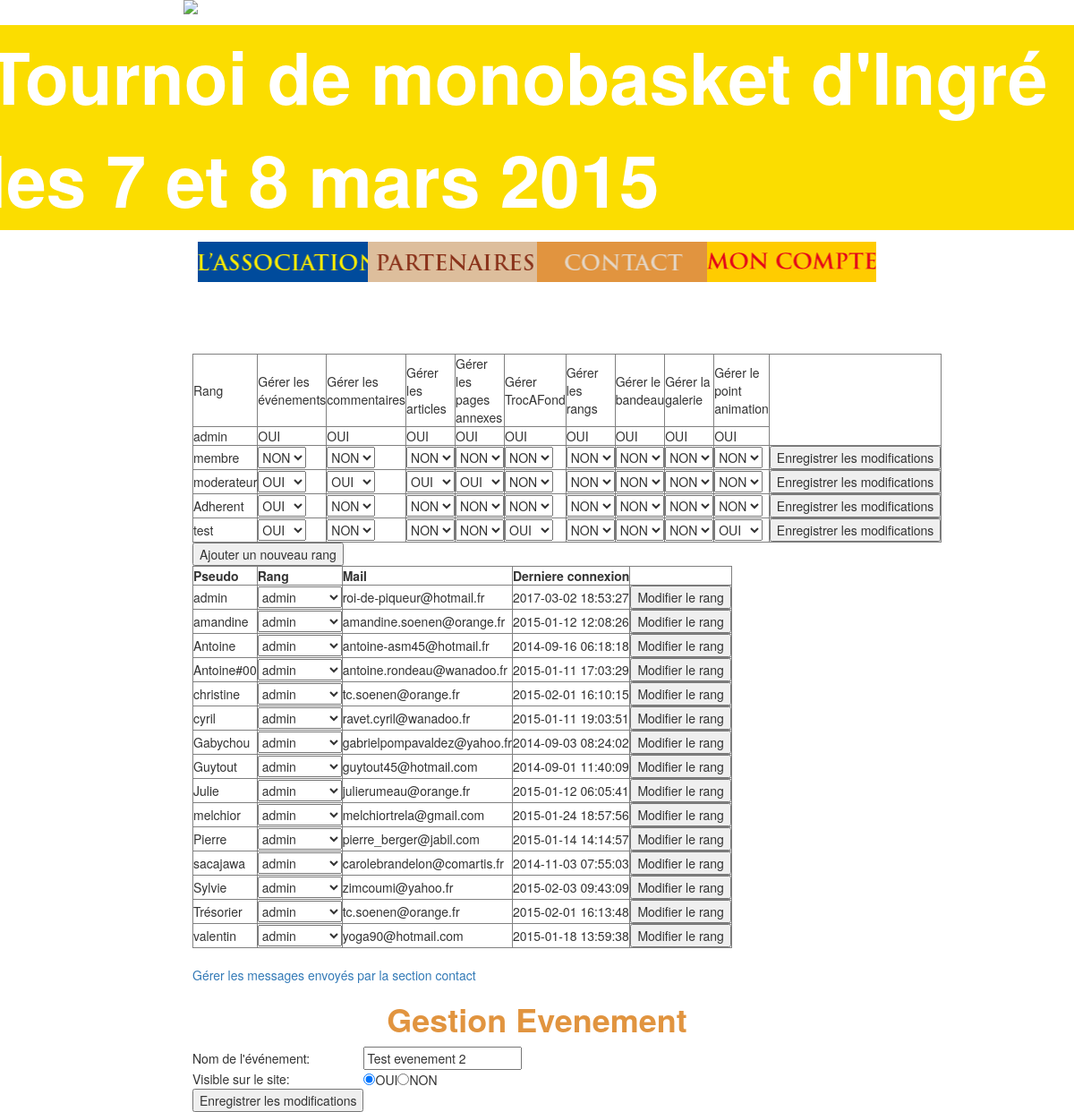
The app's page /page/gestiondroit.php (signed in) with its own data.
### tables this page shows
CREATE TABLE `rang` (
  `nomRang` varchar(20) NOT NULL,
  `gererEvenement` tinyint(1) NOT NULL,
  `gererCommentaire` tinyint(1) NOT NULL,
  `gererArticle` tinyint(1) NOT NULL,
  `gererPageDiverse` tinyint(1) NOT NULL,
  `gererTrocAFond` tinyint(1) NOT NULL,
  `gererRang` tinyint(1) NOT NULL,
  `gererBandeau` tinyint(1) NOT NULL,
  `gererGalerie` tinyint(1) NOT NULL,
  `gererPointAnimation` tinyint(1) NOT NULL
);

CREATE TABLE `utilisateur` (
  `pseudo` varchar(30) NOT NULL,
  `mdp` text NOT NULL,
  `homme` tinyint(1) NOT NULL,
  `rang` varchar(20) NOT NULL,
  `mail` varchar(250) NOT NULL,
  `generate_cle` text NOT NULL,
  `derniereconnexion` datetime NOT NULL
);

CREATE TABLE `evenement` (
  `NomEvenement` varchar(200) NOT NULL,
  `visible` tinyint(1) NOT NULL
);

### manager/MainManager.php (called while the page is built, shortened)
<?php
	class MainManager{
		public function setDb(PDO $db){
			$this->_db = $db;
		}
	}
?>

### manager/RangManager.php (called while the page is built, shortened)
<?php
	require_once('MainManager.php');
	include('/../model/Rang.php');
	class RangManager extends MainManager{
		public function recupererAllRang(){
			$rangs = [];
			$q = $this->_db->prepare("SELECT * FROM `rang` ");
			$q->execute();
			while ($donnees = $q->fetch(PDO::FETCH_ASSOC)){
				$newRang = new Rang();
				$newRang->hydrate($donnees);
				$rangs[] = $newRang;
			}
			return $rangs;
		}
	}
?>

### model/Rang.php (called while the page is built, shortened)
<?php
	class Rang{
		private $_nomRang;
		private $_gererEvenement;
		private $_gererCommentaire;
		private $_gererArticle;
		private $_gererPageDiverse;
		private $_gererTrocAFond;
		private $_gererRang;
		private $_gererBandeau;
		private $_gererGalerie;
		private $_gererPointAnimation;
		public function hydrate(array $donnees){
			foreach ($donnees as $key => $value){
				$method = 'set'.ucfirst($key);
			}
		}
		public function getNomRang(){
			return $this->_nomRang;
		}
		public function gereEvenement(){
			return $this->_gererEvenement;
		}
		public function gereCommentaire(){
			return $this->_gererCommentaire;
		}
		public function gereArticle(){
			return $this->_gererArticle;
		}
		public function gerePageDiverse(){
			return $this->_gererPageDiverse;
		}
		public function gereTrocAFond(){
			return $this->_gererTrocAFond;
		}
		public function gereRang(){
			return $this->_gererRang;
		}
		public function gereBandeau(){
			return $this->_gererBandeau;
		}
		public function gereGalerie(){
			return $this->_gererGalerie;
		}
		public function gerePointAnimation(){
			return $this->_gererPointAnimation;
		}
		public function setNomRang($nomRang){
			if (is_string($nomRang)){
				$this->_nomRang = $nomRang;
			}
		}
		public function setGererEvenement($gererEvenement){
			$this->_gererEvenement = $gererEvenement;
		}
		public function setGererCommentaire($gererCommentaire){
			$this->_gererCommentaire = $gererCommentaire;
		}
		public function setGererArticle($gererArticle){
			$this->_gererArticle = $gererArticle;
		}
		public function setGererPageDiverse($gererPageDiverse){
			$this->_gererPageDiverse = $gererPageDiverse;
		}
		public function setGererTrocAFond($gererTrocAFond){
			$this->_gererTrocAFond = $gererTrocAFond;
		}
		public function setGererRang($gererRang){
			$this->_gererRang = $gererRang;
		}
		public function setGererBandeau($gererBandeau){
			$this->_gererBandeau = $gererBandeau;
		}
		public function setGererGalerie($gererGalerie){
			$this->_gererGalerie = $gererGalerie;
		}
		public function setGererPointAnimation($gererPointAnimation){
			$this->_gererPointAnimation = $gererPointAnimation;
		}
	}
?>

### manager/UtilisateurManager.php (called while the page is built, shortened)
<?php
	require_once('MainManager.php');
	include('/../model/Utilisateur.php');
	class UtilisateurManager extends MainManager{
		public function getAllUtilisateur(){
			$utilisateurs = [];
			$q = $this->_db->prepare("SELECT * FROM `utilisateur` ORDER BY pseudo ASC");
			$q->execute();
			while ($donnees = $q->fetch(PDO::FETCH_ASSOC)){
				$newUtilisateur = new Utilisateur();
				$newUtilisateur->hydrate($donnees);
				$utilisateurs[] = $newUtilisateur;
			}
			return $utilisateurs;
		}
	}
?>

### model/Utilisateur.php (called while the page is built, shortened)
<?php
	class Utilisateur{
		private $_pseudo;
		private $_rang;
		private $_mail;
		private $_derniereConnexion;
		public function hydrate(array $donnees){
			foreach ($donnees as $key => $value){
				$method = 'set'.ucfirst($key);
			}
		}
		public function getPseudo(){
			return $this->_pseudo;
		}
		public function getRang(){
			return $this->_rang;
		}
		public function getMail(){
			return $this->_mail;
		}
		public function getDerniereConnexion(){
			return $this->_derniereConnexion;
		}
		public function setPseudo($pseudo){
			if (is_string($pseudo)){
				$this->_pseudo = $pseudo;
			}
		}
		public function setRang($rang){
			if (is_string($rang)){
				$this->_rang = $rang;
			}
		}
		public function setMail($mail){
			if (is_string($mail)){
				$this->_mail = $mail;
			}
		}
		public function setDerniereConnexion($derniereConnexion){
			$this->_derniereConnexion = $derniereConnexion;
		}
	}
?>

### manager/EvenementManager.php (called while the page is built, shortened)
<?php
require_once('MainManager.php');
include('/../model/Evenement.php');
class EvenementManager extends MainManager
{
    public function getEvenement(){
        $q = $this->_db->query("SELECT * FROM `evenement`");
        $donnees = $q->fetch(PDO::FETCH_ASSOC);
        $evenement = new Evenement();
        $evenement->hydrate($donnees);
        return $evenement;
    }
}

### model/Evenement.php (called while the page is built, shortened)
<?php
class Evenement
{
    private $_nomEvenement;
    private $_visible;
    public function hydrate(array $donnees){
        foreach ($donnees as $key => $value){
            $method = 'set'.ucfirst($key);
        }
    }
    public function getNomEvenement(){
        return $this->_nomEvenement;
    }
    public function isVisible(){
        return $this->_visible;
    }
    public function setNomEvenement($nomEvenement){
        if (is_string($nomEvenement)){{}
            $this->_nomEvenement = $nomEvenement;
        }
    }
    public function setVisible($visible){
        $this->_visible = $visible;
    }
}

### page/gestiondroit.php (the view, shortened to what this page needs)
<!DOCTYPE html>
<html>
<head>
	<link rel="stylesheet" type="text/css" href="../css/bootstrap.css">
	<link rel="stylesheet" type="text/css" href="../css/style_menu.css">
	<link rel="stylesheet" type="text/css" href="../css/style_connexion.css">
</head>
<body>
<?php
	include("squelettePage/menu.php");
?>
<div id="mainDiv" class= "col-md-8 col-md-offset-2">
	<?php
	include ("../manager/RangManager.php");
	include ("../manager/UtilisateurManager.php");
	include ("../manager/EvenementManager.php");
	$rangManager = new RangManager();
	$utilisateurManager = new UtilisateurManager();
	$evenementManager= new EvenementManager();
	if(isset($_SESSION['gererRang'])&&$_SESSION['gererRang']==true){
		$rangs = $rangManager -> recupererAllRang();
		echo '<br/><table border="1"><tr><td>Rang</td><td>Gérer les événements</td><td>Gérer les commentaires</td>
		<td>Gérer les articles</td><td>Gérer les pages annexes</td><td>Gérer TrocAFond</td>
		<td>Gérer les rangs</td><td>Gérer le bandeau</td><td>Gérer la galerie</td>
		<td>Gérer le point animation</td></tr>';
		foreach($rangs as $data){
			if($data-> getNomRang() =='admin'){
				echo '<tr><td>'.$data-> getNomRang().'</td>';
				if ($data-> gereEvenement()){echo '<td>OUI</td>';}else{echo'<td>NON</td>';}
				if ($data-> gereCommentaire()){echo '<td>OUI</td>';}else{echo'<td>NON</td>';}
				if ($data-> gereArticle()){echo '<td>OUI</td>';}else{echo'<td>NON</td>';}
				if ($data-> gerePageDiverse()){echo '<td>OUI</td>';}else{echo'<td>NON</td>';}
				if ($data-> gereTrocAFond()){echo '<td>OUI</td>';}else{echo'<td>NON</td>';}
				if ($data-> gereRang()){echo '<td>OUI</td>';}else{echo'<td>NON</td>';}
				if ($data-> gereBandeau()){echo '<td>OUI</td>';}else{echo'<td>NON</td>';}
				if ($data-> gereGalerie()){echo '<td>OUI</td>';}else{echo'<td>NON</td>';}
				if ($data-> gerePointAnimation()){echo '<td>OUI</td>';}else{echo'<td>NON</td>';}
			}
			else{
				echo '<form ACTION="gestiondroit.php" method="POST"><input type="hidden" name="nomRang" value="'.$data-> getNomRang().'"/><tr><td>'.$data-> getNomRang().'</td>';
				echo '<td><select name="gererEvenement"><option value=1';if($data-> gereEvenement()){echo "selected=\"selected\"";}echo '>OUI</option><option value="false" ';if(!$data-> gereEvenement()){echo "selected=\"selected\"";}echo'>NON</option></select></td>';
				echo '<td><select name="gererCommentaire"><option value=1';if($data-> gereCommentaire()){echo "selected=\"selected\"";}echo '>OUI</option><option value="false" ';if(!$data-> gereCommentaire()){echo "selected=\"selected\"";}echo'>NON</option></select></td>';
				echo '<td><select name="gererArticle"><option value=1';if($data-> gereArticle()){echo "selected=\"selected\"";}echo '>OUI</option><option value="false" ';if(!$data-> gereArticle()){echo "selected=\"selected\"";}echo'>NON</option></select></td>';
				echo '<td><select name="gererPageDiverse"><option value=1';if($data-> gerePageDiverse()){echo "selected=\"selected\"";}echo '>OUI</option><option value="false" ';if(!$data-> gerePageDiverse()){echo "selected=\"selected\"";}echo'>NON</option></select></td>';
				echo '<td><select name="gererTrocAFond"><option value=1';if($data-> gereTrocAFond()){echo "selected=\"selected\"";}echo '>OUI</option><option value="false" ';if(!$data-> gereTrocAFond()){echo "selected=\"selected\"";}echo'>NON</option></select></td>';
				echo '<td><select name="gererRang"><option value=1';if($data-> gereRang()){echo "selected=\"selected\"";}echo '>OUI</option><option value="false" ';if(!$data-> gereRang()){echo "selected=\"selected\"";}echo'>NON</option></select></td>';
				echo '<td><select name="gererBandeau"><option value=1';if($data-> gereBandeau()){echo "selected=\"selected\"";}echo '>OUI</option><option value="false" ';if(!$data-> gereBandeau()){echo "selected=\"selected\"";}echo'>NON</option></select></td>';
				echo '<td><select name="gererGalerie"><option value=1';if($data-> gereGalerie()){echo "selected=\"selected\"";}echo '>OUI</option><option value="false" ';if(!$data-> gereGalerie()){echo "selected=\"selected\"";}echo'>NON</option></select></td>';
				echo '<td><select name="gererPointAnimation"><option value=1';if($data->gerePointAnimation()){echo "selected=\"selected\"";}echo '>OUI</option><option value="false" ';if(!$data->gerePointAnimation()){echo "selected=\"selected\"";}echo'>NON</option></select></td>';
				echo '<td><input type="submit" value="Enregistrer les modifications"/></td></tr></form>';
			}
		}
		echo '</table>';
		if (isset($_SESSION['gererRang'])&&$_SESSION['gererRang']==true){
			echo '<form action="gestiondroit.php" method="POST"><input type="hidden" name="ajouterRang"value="true"/><input type="submit" value="Ajouter un nouveau rang"/></form>';
		}
		$utilisateurs = $utilisateurManager -> getAllUtilisateur();
		echo '<table class="gestionrang" border="1">';
		echo '<tr><td><b>Pseudo</b></td><td><b>Rang</b></td><td><b>Mail</b></td><td><b>Derniere connexion</b></td></tr>';
		foreach ($utilisateurs as $data){
			echo '<tr><form action="gestiondroit.php" method="POST"><input type="hidden" name="modifierRang" value="'.$data->getPseudo().'"/><td>'.$data->getPseudo().'</td>';
			echo '<td><select name="newRang">';
			foreach($rangs as $dataRang){
				echo '<option value="'.$data->getRang().'" ';if($dataRang->getNomRang()==$data->getRang()){echo 'selected="selected"';}echo'>'.$dataRang->getNomRang().'</option>';
			}
			echo'</select></td>';
			echo "<td>".$data->getMail()."</td>";
			echo "<td>".$data->getDerniereConnexion()."</td>";
			echo '<td><input type="submit" value="Modifier le rang"/></td></form></tr>';
		}
		echo '</table><br/>';
		echo '<a href="gestionenvcontact.php">Gérer les messages envoyés par la section contact</a>';
		if (isset($_SESSION['gererEvenement'])&&$_SESSION['gererEvenement']){
			echo '<h1 class="conseiladmini">Gestion Evenement</h1>';
			$evenement = $evenementManager->getEvenement();
			echo '<form action="gestiondroit.php" method="POST">';
			echo '<table><tr><td>Nom de l\'événement: </td><td><input type="text" value="'.$evenement->getNomEvenement().'"" name="nomevenement"/></td></tr>';
			echo '<tr><td>Visible sur le site: </td><td><INPUT type= "radio" ';if($evenement->isVisible()){echo ' checked';} echo ' name="visible" value=1/>OUI<INPUT type= "radio" name="visible" ';if(!$evenement->isVisible()){echo ' checked';} echo ' value="false"/>NON </td></tr>';
			echo '<tr><td colapse="2"><input type="submit" Value="Enregistrer les modifications"/></td></tr>';
			echo '</table></form>';
		}
	} else {
		echo '<h1>Vous n\'avez pas les droits nécessaires pour consulter cette page !!!</h1>';
		echo '<a href="accueil.php">Retourner à l\'accueil</a>';
	}
	?>
</body></html>

### css/style_menu.css (style rules this page uses)
body { background-image: url("../image/design/fondecran/fond_accueil.png"); background-size: 100%; }

### css/style_connexion.css (style rules this page uses)
body { background-image: url("../image/design/fondecran/fond_connexion.png"); background-size: 100%; }
#mainDiv { margin-top: 3%; }
#mainDiv h1 { text-align: center; color: rgb(225,148,63); font-weight: bold; }

### records on screen
rang: nomRang "admin", gererEvenement "OUI", gererCommentaire "OUI", gererArticle "OUI", gererPageDiverse "OUI", gererTrocAFond "OUI", gererRang "OUI", gererBandeau "OUI", gererGalerie "OUI", gererPointAnimation "OUI"
rang: nomRang "membre", gererEvenement "NON", gererCommentaire "NON", gererArticle "NON", gererPageDiverse "NON", gererTrocAFond "NON", gererRang "NON", gererBandeau "NON", gererGalerie "NON", gererPointAnimation "NON"
rang: nomRang "moderateur", gererEvenement "OUI", gererCommentaire "OUI", gererArticle "OUI", gererPageDiverse "OUI", gererTrocAFond "NON", gererRang "NON", gererBandeau "NON", gererGalerie "NON", gererPointAnimation "NON"
rang: nomRang "Adherent", gererEvenement "OUI", gererCommentaire "NON", gererArticle "NON", gererPageDiverse "NON", gererTrocAFond "NON", gererRang "NON", gererBandeau "NON", gererGalerie "NON", gererPointAnimation "NON"
rang: nomRang "test", gererEvenement "OUI", gererCommentaire "NON", gererArticle "NON", gererPageDiverse "NON", gererTrocAFond "OUI", gererRang "NON", gererBandeau "NON", gererGalerie "NON", gererPointAnimation "OUI"
utilisateur: pseudo "admin", newRang "admin", mail "roi-de-piqueur@hotmail.fr", derniereconnexion "2017-03-02 18:53:27"
utilisateur: pseudo "amandine", mail "amandine.soenen@orange.fr", derniereconnexion "2015-01-12 12:08:26"
utilisateur: pseudo "Antoine", mail "antoine-asm45@hotmail.fr", derniereconnexion "2014-09-16 06:18:18"
utilisateur: pseudo "Antoine#00", mail "antoine.rondeau@wanadoo.fr", derniereconnexion "2015-01-11 17:03:29"
utilisateur: pseudo "christine", newRang "admin", mail "tc.soenen@orange.fr", derniereconnexion "2015-02-01 16:10:15"
utilisateur: pseudo "cyril", newRang "admin", mail "ravet.cyril@wanadoo.fr", derniereconnexion "2015-01-11 19:03:51"
utilisateur: pseudo "Gabychou", mail "gabrielpompavaldez@yahoo.fr", derniereconnexion "2014-09-03 08:24:02"
utilisateur: pseudo "Guytout", mail "guytout45@hotmail.com", derniereconnexion "2014-09-01 11:40:09"
utilisateur: pseudo "Julie", mail "julierumeau@orange.fr", derniereconnexion "2015-01-12 06:05:41"
utilisateur: pseudo "melchior", mail "melchiortrela@gmail.com", derniereconnexion "2015-01-24 18:57:56"
utilisateur: pseudo "Pierre", mail "pierre_berger@jabil.com", derniereconnexion "2015-01-14 14:14:57"
utilisateur: pseudo "sacajawa", mail "carolebrandelon@comartis.fr", derniereconnexion "2014-11-03 07:55:03"
utilisateur: pseudo "Sylvie", mail "zimcoumi@yahoo.fr", derniereconnexion "2015-02-03 09:43:09"
utilisateur: pseudo "Trésorier", newRang "admin", mail "tc.soenen@orange.fr", derniereconnexion "2015-02-01 16:13:48"
utilisateur: pseudo "valentin", mail "yoga90@hotmail.com", derniereconnexion "2015-01-18 13:59:38"
evenement: nomevenement "Test evenement 2", visible "☑"

### other values on screen
form field newRang "admin"
